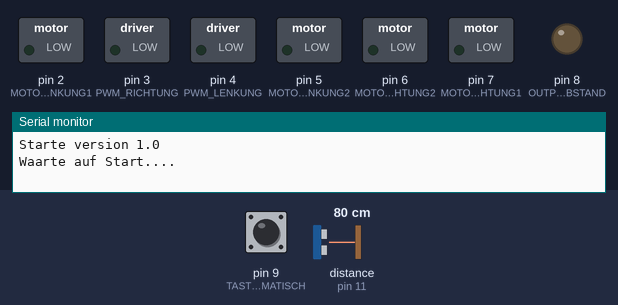
Bench run of a sketch on a simulated Arduino Uno, built with avr-gcc and run on an emulated ATmega328P. Parts: switched loads named in the sketch (green lamp = pin HIGH), output pins drawn as LEDs (lit = HIGH), the last lines printed to the serial monitor. The test bench sets the inputs (shaded band); at power-on: pin 9 (TASTE_START_AUTOMATISCH) HIGH, distance to the obstacle (sensor on pin 11) 80 cm. The echo pulse lasts 58.3 µs per cm; pins used as bus, display or sensor lines are not drawn.

Above: at 1.2 s.
1.3 s: pin 9 (TASTE_START_AUTOMATISCH) pulled LOW for 3.2 s
At 7.2 s:
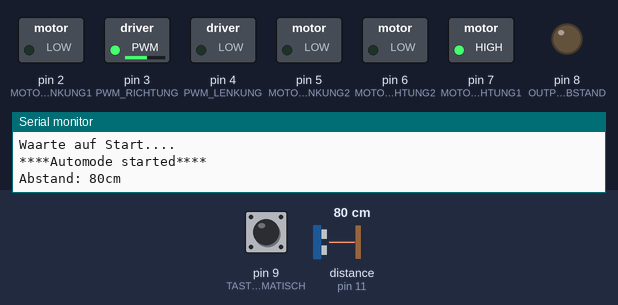
7.5 s: distance to the obstacle (sensor on pin 11) set to 72 cm
At 8.4 s:
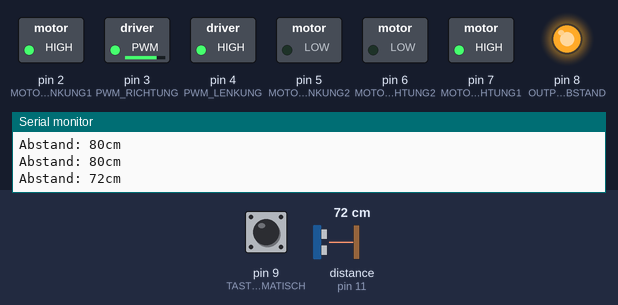
9.0 s: distance to the obstacle (sensor on pin 11) set to 120 cm
At 9.6 s:
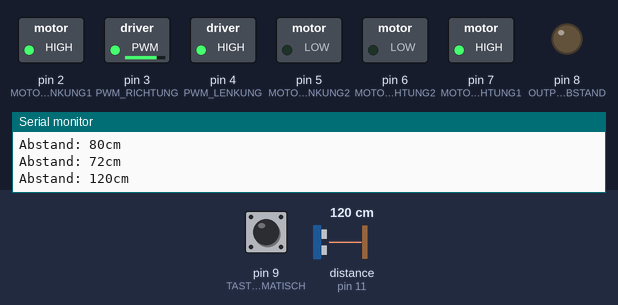
11.6 s: distance to the obstacle (sensor on pin 11) set to 2 cm
At 12.8 s:
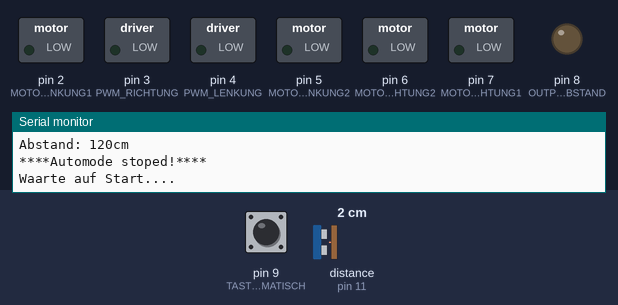
13.1 s: pin 9 (TASTE_START_AUTOMATISCH) pulled LOW for 0.15 s
At 14.4 s:
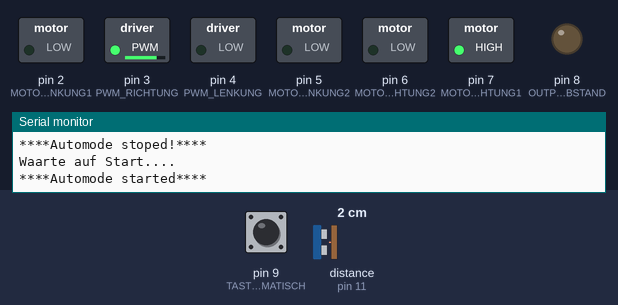
Timing chart, 0 to 16.6 s (numbered marks = the images above; inputs shaded):
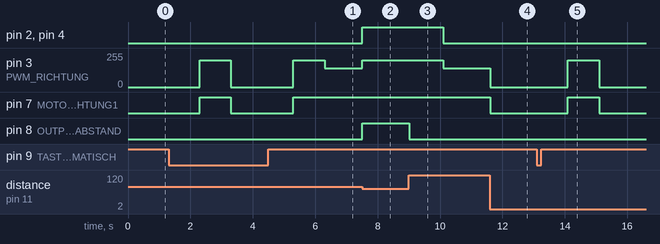

The sketch:

Gfs-8-Klasse-NWT.ino
```cpp
#define TASTE_START_AUTOMATISCH 9

//Abstandssensor
#define ECHO 11
#define TRIGGER 10
#define OUTPUT_ABSTAND 8

#define PWM_RICHTUNG 3
#define MOTOR_RICHTUNG1 7
#define MOTOR_RICHTUNG2 6

#define PWM_LENKUNG 4
#define MOTOR_LENKUNG1 2
#define MOTOR_LENKUNG2 5

void setup()
{
  // put your setup code here, to run once:
  pinMode(TASTE_START_AUTOMATISCH, INPUT_PULLUP);

  // Abstandssensor
  pinMode(TRIGGER, OUTPUT);
  pinMode(ECHO, INPUT);
  pinMode(OUTPUT_ABSTAND, OUTPUT);

  // Motor vorwärts/rückwärts
  pinMode(PWM_RICHTUNG, OUTPUT);
  pinMode(MOTOR_RICHTUNG1, OUTPUT);
  pinMode(MOTOR_RICHTUNG2, OUTPUT);

  // Motor rechts/links
  pinMode(PWM_LENKUNG, OUTPUT);
  pinMode(MOTOR_LENKUNG1, OUTPUT);
  pinMode(MOTOR_LENKUNG2, OUTPUT);

  Serial.begin(115200);
  Serial.println("Starte version 1.0");
}

void loop()
{
  // put your main code here, to run repeatedly:
  bool autoAktiv = false;
  unsigned long AbstandsAusgabeZeit = 0;
  unsigned long AbstandsZeit = 0;
  unsigned long StopLenkungZeit = 0;

  Serial.println("Waarte auf Start....");


  // Warte bis Start gedrückt wird
  while (digitalRead(TASTE_START_AUTOMATISCH) == HIGH )
  {
  }
  Serial.println("****Automode started****");
  autoAktiv = true;
  delay(1000);

  digitalWrite(OUTPUT_ABSTAND, LOW);

  // Lenkung auf 0
  analogWrite(PWM_LENKUNG, 0);
  digitalWrite(MOTOR_LENKUNG1, LOW);
  digitalWrite(MOTOR_LENKUNG2, LOW);


  int Geschwindigkeit = 200; //analogRead(GESCHWINDIGKEIT) / 4;
  analogWrite(PWM_RICHTUNG, Geschwindigkeit);
  digitalWrite(MOTOR_RICHTUNG1, HIGH);
  digitalWrite(MOTOR_RICHTUNG2, LOW);

  delay(1000);
  //reduziere Geschwindigkeit nach losfahren
  analogWrite(PWM_RICHTUNG, Geschwindigkeit*0.7);


  // Solange Taste nicht gedrückt wird
  while (autoAktiv && digitalRead(TASTE_START_AUTOMATISCH) == HIGH)
  {
    if (micros() - AbstandsZeit > 15000)
    {
      AbstandsZeit = micros();

      // Abstands Messung
      digitalWrite(TRIGGER, LOW);
      delayMicroseconds(2);
      digitalWrite(TRIGGER, HIGH);
      delayMicroseconds(10);
      digitalWrite(TRIGGER, LOW);
      long dauer = pulseIn(ECHO, HIGH);
      long entfernung = (dauer/2) * 0.03432;

      if (micros() - AbstandsAusgabeZeit > 1000000 )
      {
        AbstandsAusgabeZeit = micros();
        Serial.print("Abstand: ");
        Serial.print(entfernung);
        Serial.println("cm");
      }

      if (entfernung  < 10)
      {
        digitalWrite(OUTPUT_ABSTAND, HIGH);

        // Zu nahe am Hindernis, anhalten
        analogWrite(PWM_RICHTUNG, 0);
        digitalWrite(MOTOR_RICHTUNG1, LOW);
        digitalWrite(MOTOR_RICHTUNG2, LOW);
        autoAktiv = false;
      }
      else if (entfernung  < 75)
      {
        digitalWrite(OUTPUT_ABSTAND, HIGH);
        analogWrite(PWM_RICHTUNG, Geschwindigkeit);

        // Starte mit Lenkung
        analogWrite(PWM_LENKUNG, 245);
        digitalWrite(MOTOR_LENKUNG1, HIGH);
        digitalWrite(MOTOR_LENKUNG2, LOW);

        StopLenkungZeit = micros();
      }
      else
      {
        digitalWrite(OUTPUT_ABSTAND, LOW);

        if ( micros() - StopLenkungZeit > 1100000)
        {
          // Stoppe Lenkung
          analogWrite(PWM_RICHTUNG, Geschwindigkeit*0.7);

          analogWrite(PWM_LENKUNG, 0);
          digitalWrite(MOTOR_LENKUNG1, LOW);
          digitalWrite(MOTOR_LENKUNG2, LOW);
        }
      }
    }
  }

  Serial.println("****Automode stoped!****");

  digitalWrite(OUTPUT_ABSTAND, LOW);

  // Motor aus
  analogWrite(PWM_RICHTUNG, 0);
  digitalWrite(MOTOR_RICHTUNG1, LOW);
  digitalWrite(MOTOR_RICHTUNG2, LOW);

  // Lenkung aus
  analogWrite(PWM_LENKUNG, 0);
  digitalWrite(MOTOR_LENKUNG1, LOW);
  digitalWrite(MOTOR_LENKUNG2, LOW);

  delay(1000);
}
```

Measured:
- the behaviour switches between 75 and 74 cm on distance to the obstacle (sensor on pin 11) (found by bisection; images 1 and 2)
- after the input at 1.3 s, pin 3 (PWM_RICHTUNG): 0/255 → 200/255 after 1.0 s, → 0/255 1.0 s later, → 200/255 2.0 s later, → 140/255 1.0 s later; pin 7 (MOTOR_RICHTUNG1): LOW → HIGH after 1.0 s, → LOW 1.0 s later, → HIGH 2.0 s later
- after the input at 7.5 s, pin 2 (MOTOR_LENKUNG1), pin 4 (PWM_LENKUNG), pin 8 (OUTPUT_ABSTAND): LOW → HIGH at once; pin 3 (PWM_RICHTUNG): 140/255 → 200/255 at once
- after the input at 9.0 s, pin 2 (MOTOR_LENKUNG1), pin 4 (PWM_LENKUNG): HIGH → LOW after 1.1 s; pin 3 (PWM_RICHTUNG): 200/255 → 140/255 after 1.1 s; pin 8 (OUTPUT_ABSTAND): HIGH → LOW at once
- after the input at 11.6 s, pin 3 (PWM_RICHTUNG): 140/255 → 0/255 at once; pin 7 (MOTOR_RICHTUNG1): HIGH → LOW at once
- after the input at 13.1 s, pin 3 (PWM_RICHTUNG): 0/255 → 200/255 after 1.0 s, → 0/255 1.0 s later; pin 7 (MOTOR_RICHTUNG1): LOW → HIGH after 1.0 s, → LOW 1.0 s later
